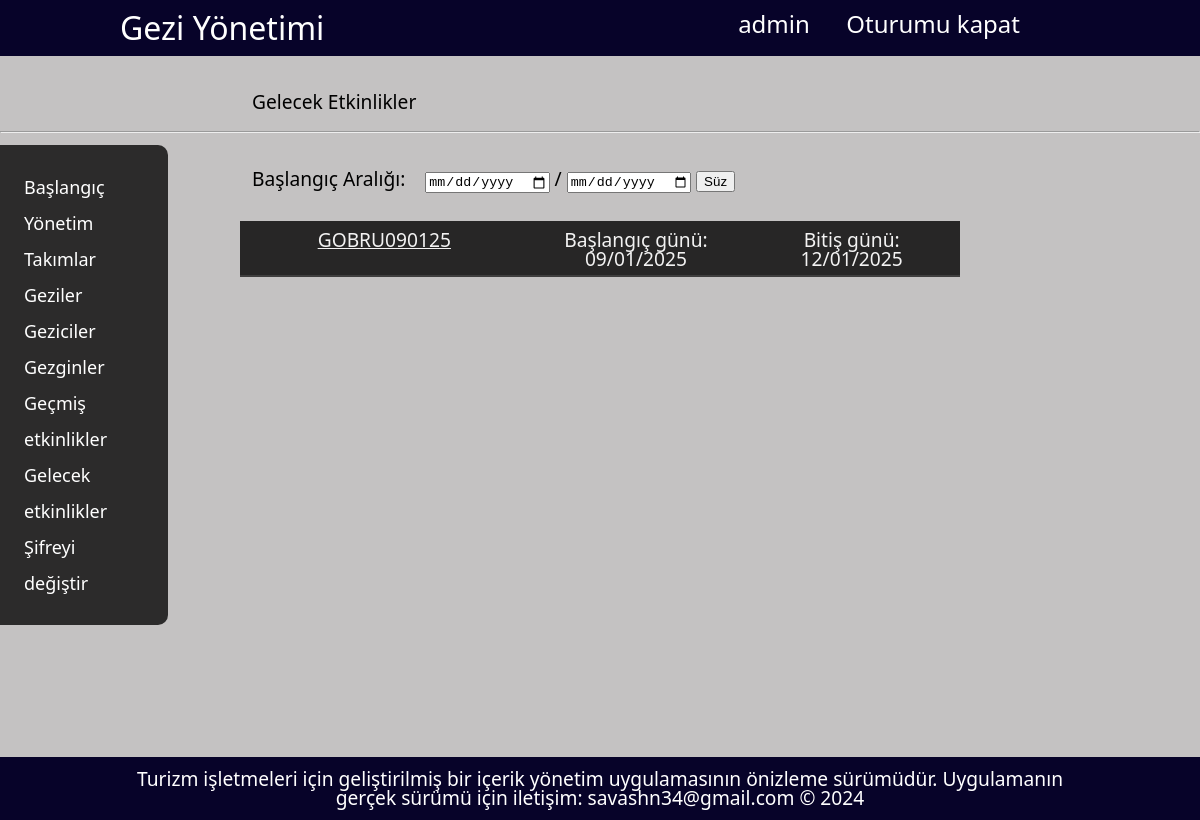
Page /gelecek (signed in) on the committed database.
### geziuygulamasi/models.py (models this page shows, shortened)
class Takimlar(models.Model):
    takim_adi = models.CharField(max_length=50, null=True)
    gezi = models.ForeignKey(Geziler, on_delete=models.CASCADE)
    baslangic = models.DateTimeField(null=False)
    bitis = models.DateTimeField(null=False)
    gezicisi = models.ForeignKey(Geziciler, on_delete=models.CASCADE)
    gidis_ucagi = models.ForeignKey(Ucaklar, related_name='gidis_ucagi', on_delete=models.CASCADE)
    gidis_ucus_no = models.CharField(max_length=50)
    gidis_ucak_kalkis_yeri = models.ForeignKey(Ucus_Alanlari, null=True, related_name='gidis_ucak_kalkis_yeri', on_delete=models.CASCADE)
    gidis_ucak_kalkis = models.DateTimeField(null=True)
    gidis_ucak_inis_yeri = models.ForeignKey(Ucus_Alanlari, null=True, related_name='gidis_ucak_inis_yeri', on_delete=models.CASCADE)
    gidis_ucak_inis = models.DateTimeField(null=True)
    donus_ucagi = models.ForeignKey(Ucaklar, null=True, related_name='donus_ucagi', on_delete=models.CASCADE)
    donus_ucus_no = models.CharField(max_length=50)
    donus_ucak_kalkis_yeri = models.ForeignKey(Ucus_Alanlari, null=True, related_name='donus_ucak_kalkis_yeri', on_delete=models.CASCADE)
    donus_ucak_kalkis = models.DateTimeField(null=True)
    donus_ucak_inis_yeri = models.ForeignKey(Ucus_Alanlari, null=True, related_name='donus_ucak_inis_yeri', on_delete=models.CASCADE)
    donus_ucak_inis = models.DateTimeField(null=True)
    slug = models.SlugField(null=True, blank=True, unique=True, db_index=True)
    def __str__(self):
        return self.takim_adi

### geziuygulamasi/views.py (the view)
# urls.py: path("gelecek", views.gelecek, name="gelecek"),
def gelecek(request):
    if not request.user.is_authenticated:
        return redirect("giris")
    bugun = datetime.now()
    baslangic_min = request.GET.get('baslangic_min', '')
    baslangic_max = request.GET.get('baslangic_max', '')
    if request.user.is_superuser:
        gelecek_etkinlikler = Takimlar.objects.filter(baslangic__gt=bugun)
        filter = TakimlarFilter(request.GET, queryset=Takimlar.objects.filter(baslangic__gt=bugun))
    else:
        gezici = Geziciler.objects.get(slug=request.user.username)
        gelecek_etkinlikler = Takimlar.objects.filter(baslangic__gt=bugun, gezicisi=gezici)
        filter = TakimlarFilter(request.GET, queryset=Takimlar.objects.filter(baslangic__gt=bugun, gezicisi=gezici))
    user_agent = get_user_agent(request)
    context = {
        "bugun": bugun,
        "gelecek_etkinlikler": gelecek_etkinlikler,
        "filter": filter,
        "baslangic_min": baslangic_min,
        "baslangic_max": baslangic_max,
        "user_agent": user_agent,
    }
    return render(request, 'gelecek.html', context)

### geziuygulamasi/templates/gelecek.html (shortened to what this page needs)
{% extends "base.html" %}
{% block content %}
<div class="icerik"><h3>Gelecek Etkinlikler</h3></div>
<hr><br>
{% if filter %}
<div class="icerik">
    <form method="get">
        <label for="id_baslangic_min">Başlangıç Aralığı:&nbsp;&nbsp;&nbsp;</label>
        <input type="date" name="baslangic_min" id="id_baslangic_min">
        <label for="id_baslangic_max"> / </label>
        <input type="date" name="baslangic_max" id="id_baslangic_max">
        <button type="submit">Süz</button>
    </form>
</div>
{% for etkinlik in filter.qs %}
    <table>
        <tbody>
            <tr>
                <th><a href="{% url 'takim' etkinlik.slug %}">{{ etkinlik|upper }}</a></th>
                <td>Başlangıç günü: {{ etkinlik.baslangic|date:"d/m/Y" }}</td>
                <td>Bitiş günü: {{ etkinlik.bitis|date:"d/m/Y" }}</td>
            </tr>
            <br>
        </tbody>
    </table>
{% empty %}
    <div class="icerik"><p>İlgili aralıkta etkinlik bulunamadı.</p></div>
{% endfor %}
{% endif %}
{% endblock %}

### templates/base.html (shortened to what this page needs)
{% load static %}
<!DOCTYPE html>
<html lang="tr">
<head>
    <link rel="stylesheet" href="{% static 'css/style.css' %}">
</head>
<body>
    <header>
        <h1 id="ad"><a href="{% url 'baslangic' %}">Gezi Yönetimi</a></h1>
        {% if user_agent.is_mobile %}
        <div class='sidenav' id='sidebarNav'>
            <a href='javascript:void(0)' class='closeBtn' onclick='closeNav()'>&times;</a>
            {% include "partials/_gezinme.html" %}
        </div>
        <span class='open' onclick='openNav()'>&#9776;</span>
        {% else %}
        <h2 id="secenekler">
            {% if user.is_authenticated %}
                {% if user.get_full_name %}
                    <a href="{% url 'gezici' slug=user.username %}">{{ user.get_full_name|title }}</a>
                {% else %}
                    <a href="{% url 'admin:index' %}">{{ user.username }}</a>
                {% endif %}
                <a href="{% url "cikis" %}">Oturumu kapat</a></li>
            {% elif not user.is_authenticated %}
                <a href="{% url "giris" %}">Giriş yap</a>
            {% endif %}
        {% endif %}
    </header>
    <div class="govde">
        {% if not user_agent.is_mobile %}
            {% if user.is_authenticated %}
            <div class="gezinme">
                {% include "partials/_gezinme.html" %}
            </div>
            {% endif %}
        {% endif %}
    {% block content %}{% endblock %}
    </div>
    <footer>
        <h4>Turizm işletmeleri için geliştirilmiş bir içerik yönetim uygulamasının önizleme sürümüdür. Uygulamanın gerçek sürümü için iletişim: savashn34@gmail.com &copy; 2024</h4>
    </footer>
</body>
</html>

### static/css/style.css (style rules this page uses)
body { background-color: rgb(196, 194, 194); color: black; font-family: system-ui, -apple-system, BlinkMacSystemFont, 'Segoe UI', Roboto, Oxygen, Ubuntu, Cantarell, 'Open Sans', 'Helvetica Neue', sans-serif; }
header { display: flex; background-color: rgb(7, 3, 41); }
header a { color: white; text-decoration: none; }
h1 { font-size: xx-large; margin: 1% 10%; }
h2 { margin: 1% 15%; }
h3 { font-weight: 500; }
h4 { font-size: larger; }
#ad { width: 60%; text-align: left; justify-content: left; }
#secenekler { width: 70%; text-align: right; justify-content: right; font-size: 24px; }
.icerik { font-size: larger; padding: 1% 1%; margin: 0 20%; }
.govde { margin: 2% 0; }
.gezinme { width: 10%; margin-top: 65px; padding: 2% 2%; line-height: 2; background-color: rgb(44, 43, 43); position: absolute; border-top-right-radius: 10px; border-bottom-right-radius: 10px; font-size: large; }
table { margin: 0 20%; width: 60%; border: 1px solid white; background-color: black; color: white; opacity: 0.8; }
tbody tr { border-bottom: 2px solid rgb(30, 30, 30); }
tbody a { font-weight: 400; color: white; }
th { font-weight: 700; border: 1px solid black; padding: 1% 3%; width: 20%; font-size: larger; }
td { border: 1px solid black; padding: 1% 3%; font-size: larger; width: 15%; text-align: center; }
footer { justify-content: center; text-align: center; margin-top: 40%; margin-bottom: 0; background-color: rgb(7, 3, 41); padding: 1% 10%; color: white; }

### rows in the picture
Takimlar: takim_adi "GOBRU090125", baslangic "09/01/2025", bitis "12/01/2025"

### other values in the picture
{{ user.username }} "admin"
